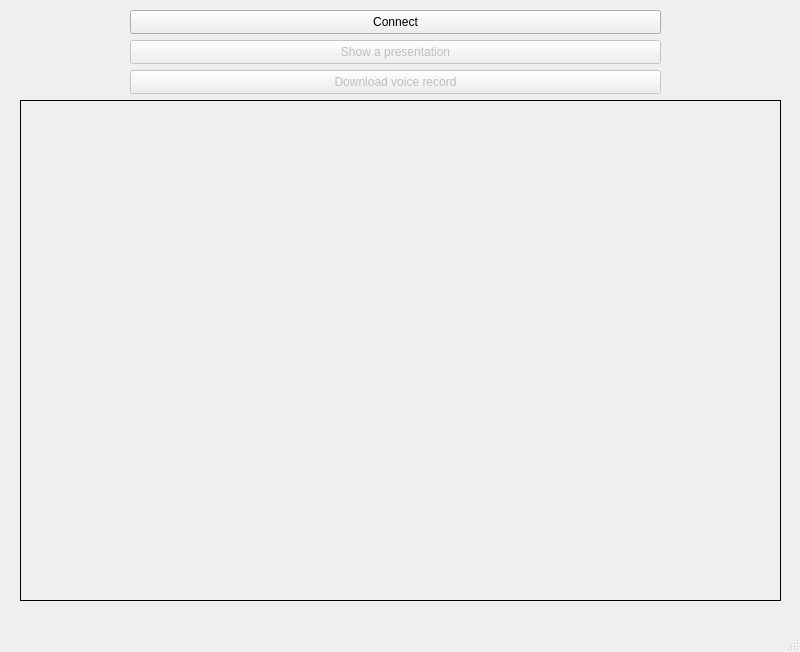
<?xml version="1.0" encoding="UTF-8"?>
<ui version="4.0">
 <class>PresentationClient</class>
 <widget class="QMainWindow" name="PresentationClient">
  <property name="geometry">
   <rect>
    <x>0</x>
    <y>0</y>
    <width>800</width>
    <height>652</height>
   </rect>
  </property>
  <property name="windowTitle">
   <string>PresentationClient</string>
  </property>
  <widget class="QWidget" name="centralwidget">
   <widget class="QPushButton" name="connectionButton">
    <property name="geometry">
     <rect>
      <x>130</x>
      <y>10</y>
      <width>531</width>
      <height>24</height>
     </rect>
    </property>
    <property name="text">
     <string>Connect</string>
    </property>
   </widget>
   <widget class="QLabel" name="imageLabel">
    <property name="geometry">
     <rect>
      <x>20</x>
      <y>100</y>
      <width>761</width>
      <height>501</height>
     </rect>
    </property>
    <property name="frameShape">
     <enum>QFrame::Panel</enum>
    </property>
    <property name="text">
     <string/>
    </property>
   </widget>
   <widget class="QPushButton" name="showAPresentationButton">
    <property name="enabled">
     <bool>false</bool>
    </property>
    <property name="geometry">
     <rect>
      <x>130</x>
      <y>40</y>
      <width>531</width>
      <height>24</height>
     </rect>
    </property>
    <property name="text">
     <string>Show a presentation</string>
    </property>
   </widget>
   <widget class="QPushButton" name="downloadVoiceRecordButton">
    <property name="enabled">
     <bool>false</bool>
    </property>
    <property name="geometry">
     <rect>
      <x>130</x>
      <y>70</y>
      <width>531</width>
      <height>24</height>
     </rect>
    </property>
    <property name="text">
     <string>Download voice record</string>
    </property>
   </widget>
  </widget>
  <widget class="QMenuBar" name="menubar">
   <property name="geometry">
    <rect>
     <x>0</x>
     <y>0</y>
     <width>800</width>
     <height>21</height>
    </rect>
   </property>
  </widget>
  <widget class="QStatusBar" name="statusbar"/>
 </widget>
 <resources/>
 <connections/>
</ui>
